Frame 1 (no input): blank canvas, image omitted
Frame 60 (the mouse pressed at the canvas centre just before this capture): blank canvas, image omitted
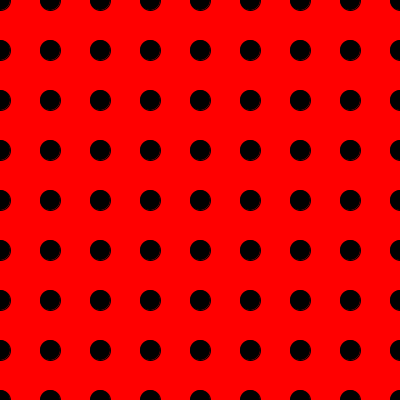
Frame 120 (the mouse held since frame 60 and released just before this capture)

The Processing sketch whose frames 1 and 60 were blank and that drew this single picture after the mouse press (run headless with seeded random() and noise(); from frame 60 on, the mouse is pressed at the canvas centre):

// Processing sketch: processing_3402
// ── processing_3402.pde

void setup(){
size (400,400);
fill(0);}
void draw(){
background(255,0,0);
int d = mouseX/10;
int e = 50; 
for(int i=0;i<=width;i+=e){
for(int j=0;j<=height;j+=e){        
ellipse(i,j,d,d);}}}
